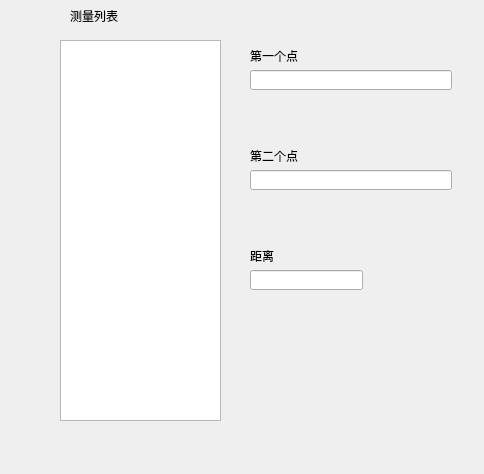
<?xml version="1.0" encoding="UTF-8"?>
<ui version="4.0">
 <class>MeasureDialog</class>
 <widget class="QWidget" name="MeasureDialog">
  <property name="geometry">
   <rect>
    <x>0</x>
    <y>0</y>
    <width>484</width>
    <height>474</height>
   </rect>
  </property>
  <property name="windowTitle">
   <string>MeasureDialog</string>
  </property>
  <widget class="QListWidget" name="listWidget">
   <property name="geometry">
    <rect>
     <x>60</x>
     <y>40</y>
     <width>161</width>
     <height>381</height>
    </rect>
   </property>
  </widget>
  <widget class="QLabel" name="label">
   <property name="geometry">
    <rect>
     <x>70</x>
     <y>10</y>
     <width>54</width>
     <height>12</height>
    </rect>
   </property>
   <property name="text">
    <string>测量列表</string>
   </property>
  </widget>
  <widget class="QLabel" name="label_2">
   <property name="geometry">
    <rect>
     <x>250</x>
     <y>50</y>
     <width>54</width>
     <height>12</height>
    </rect>
   </property>
   <property name="text">
    <string>第一个点</string>
   </property>
  </widget>
  <widget class="QLineEdit" name="lineEdit_point1">
   <property name="geometry">
    <rect>
     <x>250</x>
     <y>70</y>
     <width>202</width>
     <height>20</height>
    </rect>
   </property>
   <property name="text">
    <string/>
   </property>
   <property name="readOnly">
    <bool>true</bool>
   </property>
  </widget>
  <widget class="QLabel" name="label_3">
   <property name="geometry">
    <rect>
     <x>250</x>
     <y>150</y>
     <width>54</width>
     <height>12</height>
    </rect>
   </property>
   <property name="text">
    <string>第二个点</string>
   </property>
  </widget>
  <widget class="QLineEdit" name="lineEdit_point2">
   <property name="geometry">
    <rect>
     <x>250</x>
     <y>170</y>
     <width>202</width>
     <height>20</height>
    </rect>
   </property>
   <property name="readOnly">
    <bool>true</bool>
   </property>
  </widget>
  <widget class="QLabel" name="label_4">
   <property name="geometry">
    <rect>
     <x>250</x>
     <y>250</y>
     <width>54</width>
     <height>12</height>
    </rect>
   </property>
   <property name="text">
    <string>距离</string>
   </property>
  </widget>
  <widget class="QLineEdit" name="lineEdit_value">
   <property name="geometry">
    <rect>
     <x>250</x>
     <y>270</y>
     <width>113</width>
     <height>20</height>
    </rect>
   </property>
   <property name="readOnly">
    <bool>true</bool>
   </property>
  </widget>
 </widget>
 <layoutdefault spacing="6" margin="11"/>
 <resources/>
 <connections/>
</ui>
